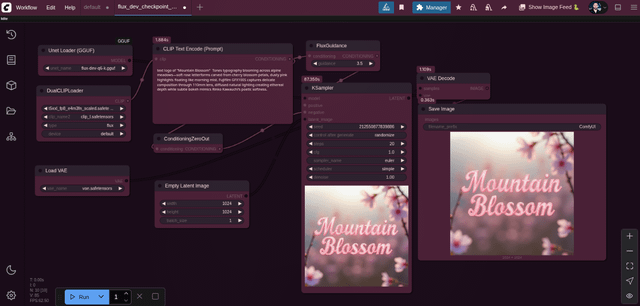
#> input picture backend/omni_gen_studio/imgs/comfyui-dark-theme-aigc-interface.jpg, 640 x 306 px
$ python -i data_watermark.py   (imports and definitions only)
#> lines starting #> are read from the running program, lines starting #| are printed output that depends on the picture
"""
NanoBot Factory - 数据水印与版权保护引擎
Data Watermark & Copyright Protection

支持：
- 可见水印添加/去除
- 不可见水印嵌入/检测 (DWT-based)
- 版权追溯
- NSFW过滤
"""
import os, json, logging, hashlib, struct, time
from pathlib import Path
from typing import Dict, Any, List, Optional, Tuple, Union
from dataclasses import dataclass, field
from datetime import datetime
from PIL import Image, ImageDraw, ImageFont, ImageFilter
import numpy as np
import threading

logger = logging.getLogger(__name__)

# ============================================================================
# 水印数据结构
# ============================================================================

@dataclass
class WatermarkResult:
    """水印操作结果"""
    success: bool = False
    output_path: str = ""
    watermark_id: str = ""
    confidence: float = 0.0
    message: str = ""
    metadata: Dict[str, Any] = field(default_factory=dict)

@dataclass
class CopyrightRecord:
    """版权记录"""
    image_id: str
    watermark_id: str
    owner: str
    created_at: str = field(default_factory=lambda: datetime.now().isoformat())
    metadata: Dict[str, Any] = field(default_factory=dict)

# ============================================================================
# 可见水印引擎
# ============================================================================

class VisibleWatermark:
    """可见水印 - 文字/Logo叠加"""

    # [97 lines left out: functions add_text_watermark, add_logo_watermark, not called in this run]

    @staticmethod
    def remove_watermark_inpaint(image: Image.Image,
                                   region: Optional[Tuple[int,int,int,int]] = None) -> Image.Image:
        """尝试去除水印（简单修补）"""
        import cv2
        img = cv2.cvtColor(np.array(image), cv2.COLOR_RGB2BGR)
#> img is the input picture: shape (306, 640, 3); mean B, G, R 53.3, 40, 61.6
        mask = np.zeros(img.shape[:2], np.uint8)

        if region:
            x, y, w, h = region
            mask[y:y+h, x:x+w] = 255
        else:
            # 自动检测水印区域（右下角常见）
            h, w = img.shape[:2]
#> h = 306; w = 640
            mask[int(h*0.85):h, int(w*0.7):w] = 255

        # 用cv2的inpaint修复
        result = cv2.inpaint(img, mask, 3, cv2.INPAINT_TELEA)
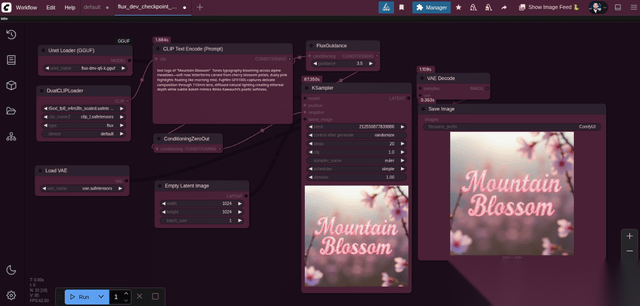
#> result: shape (306, 640, 3); mean B, G, R 54.4, 40.8, 63.3
        result_rgb = cv2.cvtColor(result, cv2.COLOR_BGR2RGB)
        return Image.fromarray(result_rgb)


# ============================================================================
# 不可见水印 (DWT-based / LSB)
# ============================================================================

class InvisibleWatermark:
    """不可见水印 - DWT算法 + LSB混合"""

    # [88 lines left out: functions _compute_signature, embed_dwt, detect_dwt, not called in this run]


# ============================================================================
# LSB 水印（简单但鲁棒性差）
# ============================================================================

class LSBWatermark:
    """LSB隐写水印 - 用于短消息嵌入"""

    # [38 lines left out: functions embed, extract, not called in this run]


# ============================================================================
# 版权管理
# ============================================================================

class CopyrightManager:
    """版权管理系统"""

    # [40 lines left out: functions __init__, _load, _save, register, lookup, not called in this run]

    def list_by_owner(self, owner: str) -> List[CopyrightRecord]:
        """按所有者查询"""
        return [r for r in self._records if r.owner == owner]


# ============================================================================
# 综合水印引擎
# ============================================================================

class WatermarkEngine:
    """综合水印引擎"""

    def __init__(self, config: Dict = None):
        self.config = config or {}
        self.copyright_mgr = CopyrightManager(self.config.get("db_path", "./data/copyright_db.json"))

    # [46 lines left out: functions process_output, verify_watermark, not called in this run]

>>> import cv2
>>> picture = cv2.cvtColor(cv2.imread('omni_gen_studio/imgs/comfyui-dark-theme-aigc-interface.jpg'), cv2.COLOR_BGR2RGB)
>>> result = VisibleWatermark().remove_watermark_inpaint(picture)
